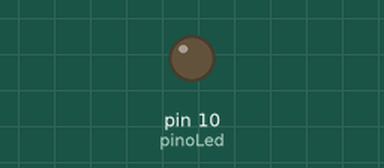
Simulated run of this sketch. Board: Arduino Uno, built with avr-gcc and run on an emulated ATmega328P. Shown: output pins drawn as LEDs (lit = HIGH).

Above: at 0.05 s.
At 1.2 s:
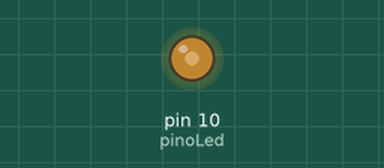
At 2.35 s:
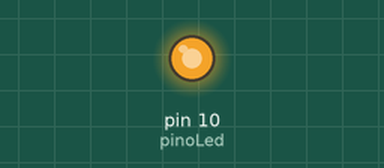
At 4.65 s:
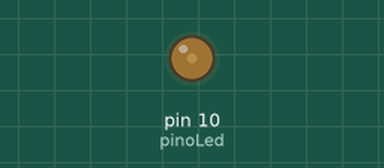
Timing chart, 0 to 6.6 s (numbered marks = the images above):
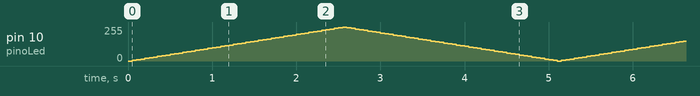

The sketch:

Brilho_oscilante.ino
```cpp
// Projeto: Brilho Oscilante
// autor: Azzireluto

int pinoLed = 10;

void setup() {
  pinMode(pinoLed, OUTPUT);
}

void loop() {
  acendeBrilho(5);
  apagaBrilho(5);
}
  void acendeBrilho(int incremento){
    //muda o brilho pelo loop for
    for  (byte value =  0; value <255 ;  value+=incremento){
      //controla o bilho do led
      analogWrite(pinoLed, value);
      delay(50);
    }
  }
  void apagaBrilho(int decreamento){
    for (byte  value = 255 ;value > 0; value-=decreamento){
      analogWrite(pinoLed, value);
      delay(50);
    }
  }
```
